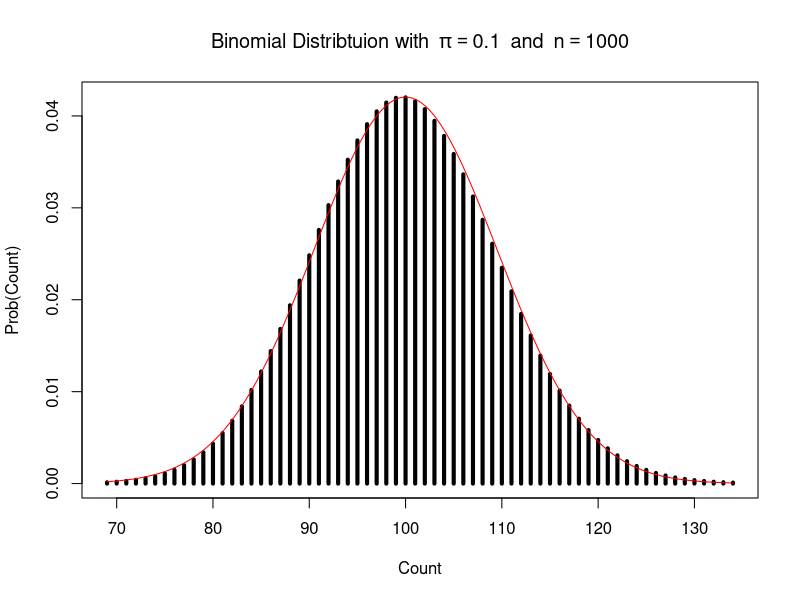

This figure's R source:
rm(list=ls(all=TRUE))                     # start clean
## Binomial distribution approaching normal distribution
n <- 1000
pi <- 0.1
E <- pi*n                                 # expectation
sdBinom <- sqrt(pi*(1-pi)*n)              # standard deviation
( skewBinom <- (1-2*pi)/sdBinom )         # skewness

## Binomial probabities
binomDf <- data.frame(Count=0:n, prob=dbinom(0:n, size=n, prob=pi))
binomDf <- binomDf[binomDf$prob>0.0001, ] # drop counts with probs close to zero

## Plot binomial distribution with normal curve overlaid
plot(prob~Count, data=binomDf, type="h", lwd=4, ylab="Prob(Count)",
     main=bquote("Binomial Distribtuion with"~~pi==.(pi)~~"and"~~n==.(n)))
lines(spline(binomDf$Count, dnorm(binomDf$Count,mean=E,sd=sdBinom)), col="red")

